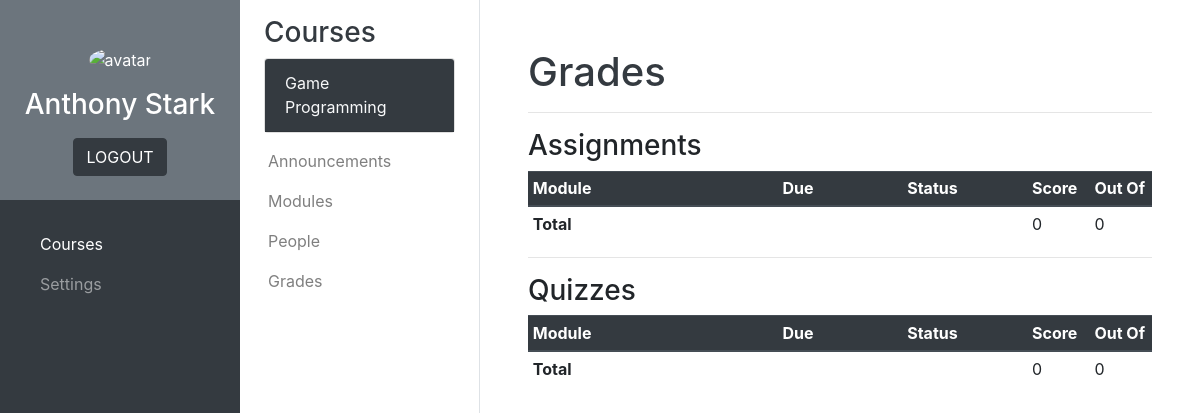
/courses/student/student_grades.php?course=2 (signed in), run on an earlier commit of the app's database.
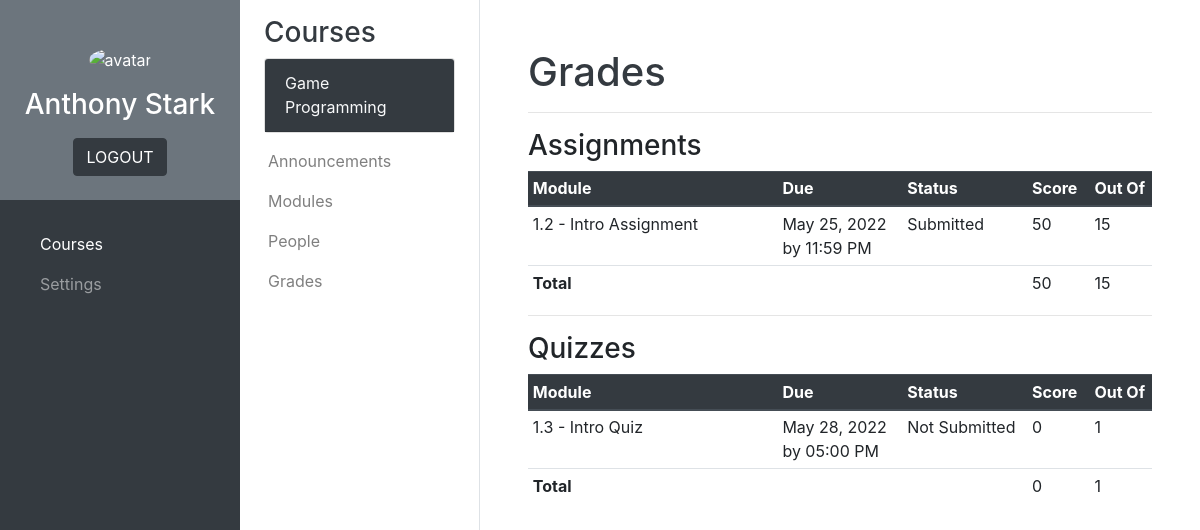
And on a later commit of the database.
### tables this page shows
CREATE TABLE `courses` (
  `Course_number` int(11) NOT NULL,
  `Course_name` varchar(50) NOT NULL
);

CREATE TABLE `modules_main` (
  `Module_ID` int(11) NOT NULL,
  `Course_number` int(11) NOT NULL,
  `Module_number` varchar(10) NOT NULL,
  `Module_name` varchar(50) NOT NULL,
  `Module_type` varchar(20) NOT NULL,
  `Published` tinyint(1) NOT NULL
);

CREATE TABLE `modules_assignments` (
  `Module_ID` int(11) NOT NULL,
  `Content` varchar(8000) NOT NULL,
  `Points` int(11) NOT NULL,
  `Due_date` datetime NOT NULL,
  `No_of_submissions` int(11) NOT NULL,
  `Answer` varchar(8000) NOT NULL
);

CREATE TABLE `student_modules_assignments` (
  `ID_number` varchar(10) NOT NULL,
  `Module_ID` int(11) NOT NULL,
  `Status` varchar(20) NOT NULL,
  `Score` int(11) NOT NULL,
  `Submission_date` datetime NOT NULL,
  `No_of_submissions` int(11) NOT NULL,
  `Student_answer` varchar(50) NOT NULL
);

CREATE TABLE `modules_quizzes_main` (
  `Module_ID` int(11) NOT NULL,
  `Content` varchar(8000) NOT NULL,
  `Points` int(11) NOT NULL,
  `Start_date` datetime NOT NULL,
  `Due_date` datetime NOT NULL,
  `No_of_tries` int(11) NOT NULL
);

### php_scripts/connect.php (called while the page is built, shortened)
<?php
    $servername = "localhost";
    $username = "root";
    $password = "";
    $db = "school_management_db";
    $conn = new mysqli($servername, $username, $password, $db);
    function sql($comm) {
        global $conn;
        $result = $conn->query($comm);
        return $result;
    }
?>

### courses/student/student_grades.php (the view, shortened to what this page needs)
<?php
    include('../../php_scripts/connect.php');
    if (isset($_SESSION['id'])) {
        $id = $_SESSION['id'];
    }
    else {
        header("Location: ../../index.php");
    }
?>
<!DOCTYPE html>
<html lang="en">
    <head>
        <link rel="stylesheet" href="https://cdn.jsdelivr.net/npm/bootstrap@4.6.1/dist/css/bootstrap.min.css">
        <link rel="stylesheet" href="../../css/styles.css">
    </head>
    <body>
        <?php include('../courses_main_sidebar.php'); ?>
        <?php include('../courses_sub_sidebar_student.php'); ?>
        <main>
            <div id="grades" class="container-fluid p-5">
                <h1 class="text-dark">Grades</h1>
                <hr/>
                <div id="content">
                    <h3>Assignments</h3>
                    <table class="table table-sm">
                        <thead class="thead-dark">
                            <tr>
                                <th style="width:40%">Module</th>
                                <th style="width:20%">Due</th>
                                <th style="width:20%">Status</th>
                                <th style="width:10%">Score</th>
                                <th style="width:10%">Out Of</th>
                            </tr>
                        </thead>
                        <tbody>
                            <?php
                                $course_num = $_GET['course'];
                                $student_total_assignment_score = 0;
                                $total_assignment_score = 0;
                                $main_query = sql("SELECT Module_ID, Module_number, Module_name FROM modules_main WHERE Course_number = $course_num AND Module_type = 'Assignment' ORDER BY Module_number");
                                if ($main_query->num_rows > 0) {
                                    while ($main_row = $main_query->fetch_assoc()) {
                                        $module_id = $main_row["Module_ID"];
                                        $assignments_query = sql("SELECT Points, Due_date FROM modules_assignments WHERE Module_ID = $module_id");
                                        if ($assignments_query->num_rows == 1) {
                                            $assignments_row = $assignments_query->fetch_assoc();
                                            $submission_query = sql("SELECT Status, Score FROM student_modules_assignments WHERE ID_number = '$id' AND Module_ID = $module_id");
                                            if ($submission_query->num_rows == 1) {
                                                $submission_row = $submission_query->fetch_assoc();
                                                echo "
                                                    <tr>
                                                        <td>" . $main_row["Module_number"] . " - " . $main_row["Module_name"] . "</td>
                                                        <td>" . date('M d, Y b\y h:i A', strtotime($assignments_row["Due_date"])) . "</td>
                                                        <td>" . $submission_row["Status"] . "</td>
                                                        <td>" . $submission_row["Score"] . "</td>
                                                        <td>" . $assignments_row["Points"] . "</td>
                                                    </tr>
                                                ";
                                                $student_total_assignment_score += $submission_row["Score"];
                                            }
                                            $total_assignment_score += $assignments_row["Points"];
                                        }
                                    }
                                }
                            ?>
                            <tr>
                                <th colspan="3">Total</th>
                                <td><?php echo $student_total_assignment_score; ?></td>
                                <td><?php echo $total_assignment_score; ?></td>
                            </tr>
                        </tbody>
                    </table>
                    <hr>
                    <h3>Quizzes</h3>
                    <table class="table table-sm">
                        <thead class="thead-dark">
                            <tr>
                                <th style="width:40%">Module</th>
                                <th style="width:20%">Due</th>
                                <th style="width:20%">Status</th>
                                <th style="width:10%">Score</th>
                                <th style="width:10%">Out Of</th>
                            </tr>
                        </thead>
                        <tbody>
                            <?php
                                $course_num = $_GET['course'];
                                $student_total_quiz_score = 0;
                                $total_quiz_score = 0;
                                $main_query = sql("SELECT Module_ID, Module_number, Module_name FROM modules_main WHERE Course_number = $course_num AND Module_type = 'Quiz' ORDER BY Module_number");
                                if ($main_query->num_rows > 0) {
                                    while ($main_row = $main_query->fetch_assoc()) {
                                        $module_id = $main_row["Module_ID"];
                                        $quizzes_query = sql("SELECT Points, Due_date FROM modules_quizzes_main WHERE Module_ID = $module_id");
                                        if ($quizzes_query->num_rows == 1) {
                                            $quizzes_row = $quizzes_query->fetch_assoc();
                                            $quiz_submission_query = sql("SELECT Status, Score FROM student_modules_quizzes WHERE ID_number = '$id' AND Module_ID = $module_id");
                                            if ($quiz_submission_query->num_rows == 1) {
                                                $quiz_submission_row = $quiz_submission_query->fetch_assoc();
                                                echo "
                                                    <tr>
                                                        <td>" . $main_row["Module_number"] . " - " . $main_row["Module_name"] . "</td>
                                                        <td>" . date('M d, Y b\y h:i A', strtotime($quizzes_row["Due_date"])) . "</td>
                                                        <td>" . $quiz_submission_row["Status"] . "</td>
                                                        <td>" . $quiz_submission_row["Score"] . "</td>
                                                        <td>" . $quizzes_row["Points"] . "</td>
                                                    </tr>
                                                ";
                                                $student_total_quiz_score += $quiz_submission_row["Score"];
                                            }
                                            else {
                                                echo "
                                                    <tr>
                                                        <td>" . $main_row["Module_number"] . " - " . $main_row["Module_name"] . "</td>
                                                        <td>" . date('M d, Y b\y h:i A', strtotime($quizzes_row["Due_date"])) . "</td>
                                                        <td>Not Submitted</td>
                                                        <td>0</td>
                                                        <td>" . $quizzes_row["Points"] . "</td>
                                                    </tr>
                                                ";
                                            }
                                            $total_quiz_score += $quizzes_row["Points"];
                                        }
                                    }
                                }
                            ?>
                            <tr>
                                <th colspan="3">Total</th>
                                <td><?php echo $student_total_quiz_score; ?></td>
                                <td><?php echo $total_quiz_score; ?></td>
                            </tr>
                        </tbody>
                    </table>
                </div>
            </div>
        </main>
    </body>
</html>

### courses/courses_main_sidebar.php
<div class="bg-dark main-sidebar">
    <div class="bg-secondary text-center text-white">
        <img src="../../images/avatarSample.png" class="mt-5 rounded-circle" alt="avatar">
        <h3 class="my-3"><?php echo $_SESSION['first_name'] . " " . $_SESSION['family_name']?></h3>
        <a href="../../index.php" class="btn btn-dark mx-auto mb-4" role="button">LOGOUT</a>
    </div>
    <div class="p-3">
        <nav class="navbar navbar-expand-lg bg-dark navbar-dark">
            <ul class="navbar-nav flex-column">
                <?php
                    $destination = $_SESSION["role"] == "Student" ? "student/student_announcements.php" : "teacher/teacher_announcements.php";
                ?>
                <li class="nav-item"><a href="../<?php echo $destination ?>" class="nav-link active">Courses</a></li>
                <li class="nav-item"><a href="../../settings.php" class="nav-link">Settings</a></li>
            </ul>
        </nav>
    </div>
</div>

### courses/courses_sub_sidebar_student.php (shortened to what this page needs)
<?php
    if (!isset($_GET['course'])) {
        $courses_sb_selected_number = null;
        $courses_sb_selected_name = "No Course Selected";
    }
    else {
        $courses_sb_selected_number = $_GET['course'];
        $result = sql("SELECT Course_name FROM courses WHERE Course_number = $courses_sb_selected_number");
        if ($result->num_rows == 1) {
            $row = $result->fetch_assoc();
            $courses_sb_selected_name = $row["Course_name"];
        }
    }
?>
<div class="bg-white border-right sub-sidebar">
    <div class="container pt-3 px-4">
        <h3 class="text-dark">Courses</h3>
        <div class="card">
            <div class="card-header bg-dark">
                <a class="card-link text-light" data-toggle="collapse" href="#courseDropdownMenu"><?php echo $courses_sb_selected_name?></a>
            </div>
        </div>
    </div>
    <div class="px-1 pb-1">
        <nav class="navbar navbar-expand-lg navbar-light">
            <ul class="navbar-nav flex-column">
                <li class="nav-item"><a href="student_announcements.php?course=<?php echo $courses_sb_selected_number?>" class="nav-link<?php if ($courses_sb_selected_number == null) { echo " disabled"; }?>">Announcements</a></li>
                <li class="nav-item"><a href="student_modules.php?course=<?php echo $courses_sb_selected_number?>" class="nav-link<?php if ($courses_sb_selected_number == null) { echo " disabled"; }?>">Modules</a></li>
                <li class="nav-item"><a href="student_people.php?course=<?php echo $courses_sb_selected_number?>" class="nav-link<?php if ($courses_sb_selected_number == null) { echo " disabled"; }?>">People</a></li>
                <li class="nav-item"><a href="student_grades.php?course=<?php echo $courses_sb_selected_number?>" class="nav-link<?php if ($courses_sb_selected_number == null) { echo " disabled"; }?>">Grades</a></li>
            </ul>
        </nav>
    </div>
</div>

### css/styles.css (style rules this page uses)
.main-sidebar { position: fixed; top: 0; left: 0; width: 240px; height: 100vh; }
.sub-sidebar { position: fixed; top: 0; left: 240px; width: 240px; height: 100vh; }
main { margin-left: 480px; }

What changed in the data, as far as the page shows it:
added modules_main: Module_number "1.2", Module_name "Intro Assignment", modules_assignments.Due_date "May 25, 2022 by 11:59 PM", student_modules_assignments.Status "Submitted", student_modules_assignments.Score "50", modules_assignments.Points "15", shown under "Assignments"
added modules_main: Module_number "1.3", Module_name "Intro Quiz", modules_quizzes_main.Due_date "May 28, 2022 by 05:00 PM", modules_quizzes_main.Points "1", shown under "Quizzes"
Also different on the page:
$student_total_assignment_score: "0" → "50"
$total_assignment_score: "0" → "15"
$total_quiz_score: "0" → "1"
